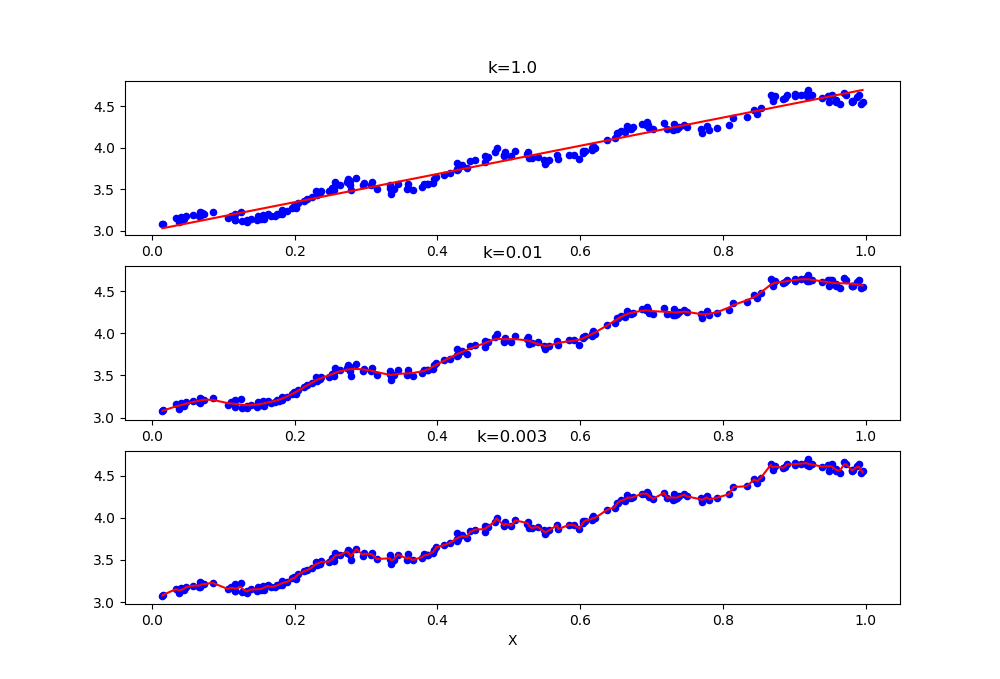

Write the Python code that produced this figure.
import numpy as np 
import matplotlib.pyplot as plt 

def loadDataSet(filename):
	fr=open(filename)
	xArr=[]
	yArr=[]
	numFeat=len(open(filename).readline().split('\t'))-1
	for line in fr.readlines():
		lineArr=[]
		curline=line.strip().split('\t')
		for i in range(numFeat):
			lineArr.append(float(curline[i]))
		xArr.append(lineArr)
		yArr.append(float(curline[-1]))
	return xArr,yArr

def lwlr(testPoint,xArr,yArr,k=1.0):
	xMat=np.mat(xArr)
	yMat=np.mat(yArr).T 
	m=np.shape(xMat)[0]
	weight=np.mat(np.eye((m)))
	for j in range(m):
		diffMat=testPoint-xMat[j,:]
		weight[j,j]=np.exp(diffMat*diffMat.T/(-2.0*k**2))
	xTx=xMat.T*weight*xMat
	if np.linalg.det(xTx)==0.0:
		print('矩阵奇异')
		return 
	w=xTx.I*(xMat.T*(weight*yMat))
	return testPoint*w
def lwlrTest(testArr,xArr,yArr,k=1.0):
	m=np.shape(testArr)[0]
	yHat=np.zeros(m)
	for i in range(m):
		yHat[i]=lwlr(testArr[i],xArr,yArr,k)
	return yHat

def plotlwlr():
	xArr,yArr=loadDataSet('ex0.txt')
	yHat_1=lwlrTest(xArr,xArr,yArr,1.0)
	yHat_2=lwlrTest(xArr,xArr,yArr,0.01)
	yHat_3=lwlrTest(xArr,xArr,yArr,0.003)
	xMat=np.mat(xArr)
	yMat=np.mat(yArr)
	srtInd=xMat[:,1].argsort(0)
	xSort=xMat[srtInd][:,0,:]
	fig,axs=plt.subplots(nrows=3,ncols=1,sharex=False,sharey=False,figsize=(10,8))
	axs[0].plot(xSort[:,1],yHat_1[srtInd],c='red')
	axs[1].plot(xSort[:,1],yHat_2[srtInd],c='red')
	axs[2].plot(xSort[:,1],yHat_3[srtInd],c='red')
	axs[0].scatter(xMat[:,1].flatten().A[0],yMat.flatten().A[0],s=20,c='blue')
	axs[1].scatter(xMat[:,1].flatten().A[0],yMat.flatten().A[0],s=20,c='blue')
	axs[2].scatter(xMat[:,1].flatten().A[0],yMat.flatten().A[0],s=20,c='blue')
	axs0_title_text = axs[0].set_title(u'k=1.0')
	axs1_title_text = axs[1].set_title(u'k=0.01')
	axs2_title_text = axs[2].set_title(u'k=0.003')
	plt.xlabel('X')
	plt.show()

plotlwlr()
